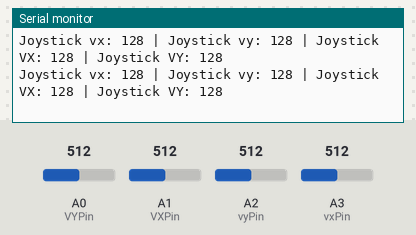
A sketch run on a simulated Arduino Uno, built with avr-gcc and run on an emulated ATmega328P. Parts: the last lines printed to the serial monitor. The inputs (shaded band) are chosen by the test bench; at power-on: A0 (VYPin) = 512, A1 (VXPin) = 512, A2 (vyPin) = 512, A3 (vxPin) = 512. No radio packets arrive unless stated.

Above: at 1.2 s.
1.3 s: A0 (VYPin) set to 370
At 1.48 s:
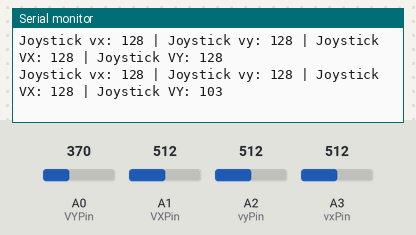
4.3 s: A0 (VYPin) set to 341
At 4.36 s:
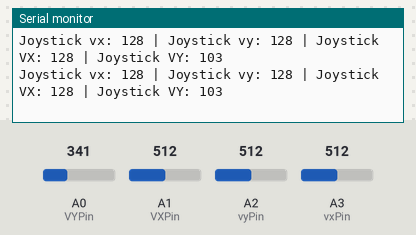
7.3 s: A1 (VXPin) set to 374
At 7.36 s:
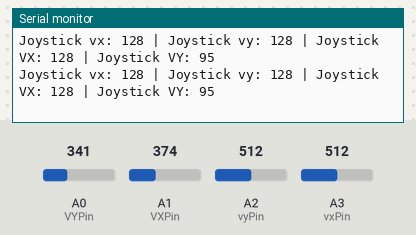
8.8 s: A1 (VXPin) set to 340
At 8.83 s:
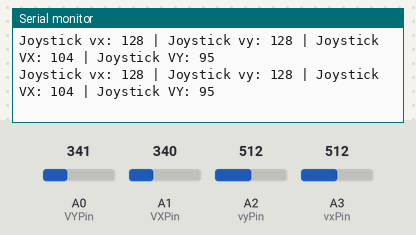
10.3 s: A2 (vyPin) set to 368
At 10.35 s:
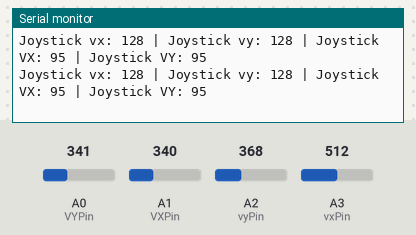
13.3 s: A2 (vyPin) set to 347
At 13.31 s:
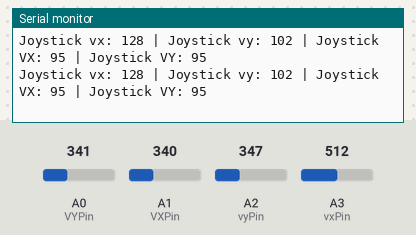
Timing chart, 0 to 16.3 s (numbered marks = the images above; inputs shaded):
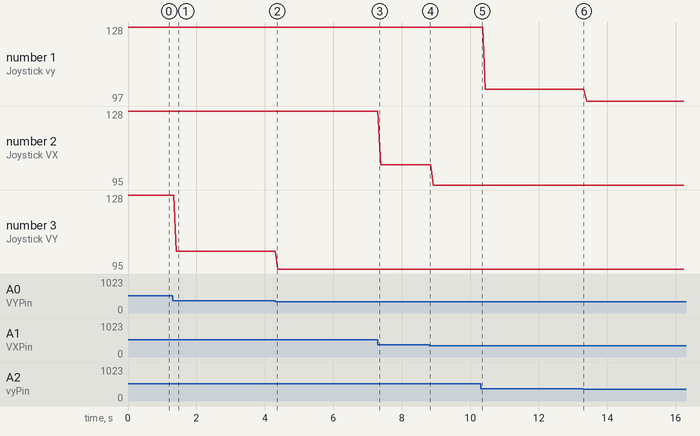

Measured:
- after the input at 1.3 s, the serial monitor: prints a new line after 0.11 s (image 1)
- plotted number 1: 128 → 102 after the input at 10.3 s, 102 → 97 after the input at 13.3 s
- plotted number 2: 128 → 104 after the input at 7.3 s
- plotted number 3: 128 → 103 after the input at 1.3 s, 103 → 95 after the input at 4.3 s

The sketch:

CombineCodeOmni___TX.ino
```cpp
#include <SPI.h>
#include <nRF24L01.h>
#include <RF24.h>

/* PIN JOYSTICK */

  const int vxPin = A3;
  const int vyPin = A2;
  const int VXPin = A1;
  const int VYPin = A0;

/* JOYSTICK VALUES */

  int vx = 0;
  int vy = 0;
  int VX = 0;
  int VY = 0;

  int Joystick_vx = 0;
  int Joystick_vy = 0;
  int Joystick_VX = 0;
  int Joystick_VY = 0;

/* nRF24L01 SETUP */

  RF24 radio(7, 8); /* CE PIN 7, CSN PIN 8 */
  const byte address[6] = "000077"; /* ADDRESS OF THE RECEIVER */

/* STRUCTURE TO HOLD JOYSTICK VALUES */

  struct JoystickData {
    int vx;
    int vy;
    int VX;
    int VY;
    uint8_t counter;
  } data;

  void setup() {
    Serial.begin(9600);
      radio.begin();
      radio.openWritingPipe(address);
      radio.setPALevel(RF24_PA_LOW);
      radio.stopListening();
  }

  void loop() {
    readJoystick();
      data.vx = Joystick_vx;
      data.vy = Joystick_vy;
      data.VX = Joystick_VX;
      data.VY = Joystick_VY;

  /* DATA TRASMITTER */
      data.counter = 128;
      if (radio.write(&data, sizeof(data))) {
        // Serial.println("DATA SEND");
      } else {
        // Serial.println("SENDING DATA FAILED");
      }
      Serial.print("Joystick vx: ");
      Serial.print(Joystick_vx);
      Serial.print(" | Joystick vy: ");
      Serial.print(Joystick_vy);
      Serial.print(" | Joystick VX: ");
      Serial.print(Joystick_VX);
      Serial.print(" | Joystick VY: ");
      Serial.println(Joystick_VY);
  }
```

JOYSTIC.ino
```cpp
/* READ JOYSTICK */
void readJoystick() {
  vx = analogRead(vxPin);
  vy = analogRead(vyPin);
  VX = analogRead(VXPin);
  VY = analogRead(VYPin);

  if (vx >= 0 && vx <= 462) {
    Joystick_vx = map(vx, 462, 0, 128, 0);
  } else if (vx > 562 && vx <= 1023) {
    Joystick_vx = map(vx, 562, 1023, 128, 255);
  } else {
    Joystick_vx = 128;
  }

  if (vy >= 0 && vy <= 462) {
    Joystick_vy = map(vy, 462, 0, 128, 0);
  } else if (vy > 562 && vy <= 1023) {
    Joystick_vy = map(vy, 562, 1023, 128, 255);
  } else {
    Joystick_vy = 128;
  }

  if (VX >= 0 && VX <= 462) {
    Joystick_VX = map(VX, 462, 0, 128, 0);
  } else if (VX > 562 && VX <= 1023) {
    Joystick_VX = map(VX, 562, 1023, 128, 255);
  } else {
    Joystick_VX = 128;
  }

  if (VY >= 0 && VY <= 462) {
    Joystick_VY = map(VY, 462, 0, 128, 0);
  } else if (VY > 562 && VY <= 1023) {
    Joystick_VY = map(VY, 562, 1023, 128, 255);
  } else {
    Joystick_VY = 128;
  }
}
```
